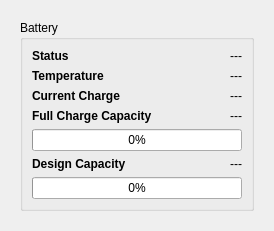
<?xml version="1.0" encoding="UTF-8"?>
<!--
battinfo.ui
This is the user interface layout for the Battery Info modal.

RCU is a management client for the reMarkable Tablet.
Copyright (C) 2020-21  Davis Remmel

This program is free software: you can redistribute it and/or modify
it under the terms of the GNU Affero General Public License as
published by the Free Software Foundation, either version 3 of the
License, or (at your option) any later version.

This program is distributed in the hope that it will be useful,
but WITHOUT ANY WARRANTY; without even the implied warranty of
MERCHANTABILITY or FITNESS FOR A PARTICULAR PURPOSE.  See the
GNU Affero General Public License for more details.

You should have received a copy of the GNU Affero General Public License
along with this program.  If not, see <https://www.gnu.org/licenses/>.
-->
<ui version="4.0">
 <class>Dialog</class>
 <widget class="QDialog" name="Dialog">
  <property name="geometry">
   <rect>
    <x>0</x>
    <y>0</y>
    <width>274</width>
    <height>227</height>
   </rect>
  </property>
  <property name="windowTitle">
   <string>Battery Information</string>
  </property>
  <layout class="QGridLayout" name="gridLayout_2">
   <item row="0" column="0">
    <widget class="QFrame" name="displaypanelframe">
     <property name="frameShape">
      <enum>QFrame::NoFrame</enum>
     </property>
     <property name="frameShadow">
      <enum>QFrame::Plain</enum>
     </property>
     <layout class="QGridLayout" name="gridLayout">
      <item row="0" column="0">
       <widget class="QGroupBox" name="groupBox">
        <property name="title">
         <string>Battery</string>
        </property>
        <layout class="QGridLayout" name="gridLayout_3">
         <property name="leftMargin">
          <number>0</number>
         </property>
         <property name="topMargin">
          <number>0</number>
         </property>
         <property name="rightMargin">
          <number>0</number>
         </property>
         <property name="bottomMargin">
          <number>0</number>
         </property>
         <item row="0" column="0">
          <layout class="QFormLayout" name="formLayout">
           <property name="leftMargin">
            <number>9</number>
           </property>
           <property name="topMargin">
            <number>9</number>
           </property>
           <property name="rightMargin">
            <number>9</number>
           </property>
           <property name="bottomMargin">
            <number>9</number>
           </property>
           <item row="2" column="0">
            <widget class="QLabel" name="label">
             <property name="font">
              <font>
               <weight>75</weight>
               <bold>true</bold>
              </font>
             </property>
             <property name="text">
              <string>Current Charge</string>
             </property>
            </widget>
           </item>
           <item row="2" column="1">
            <widget class="QLabel" name="currentcharge_label">
             <property name="text">
              <string>---</string>
             </property>
             <property name="alignment">
              <set>Qt::AlignRight|Qt::AlignTrailing|Qt::AlignVCenter</set>
             </property>
            </widget>
           </item>
           <item row="3" column="0">
            <widget class="QLabel" name="label_3">
             <property name="font">
              <font>
               <weight>75</weight>
               <bold>true</bold>
              </font>
             </property>
             <property name="text">
              <string>Full Charge Capacity</string>
             </property>
            </widget>
           </item>
           <item row="3" column="1">
            <widget class="QLabel" name="fullcharge_label">
             <property name="text">
              <string>---</string>
             </property>
             <property name="alignment">
              <set>Qt::AlignRight|Qt::AlignTrailing|Qt::AlignVCenter</set>
             </property>
            </widget>
           </item>
           <item row="4" column="0" colspan="2">
            <widget class="QProgressBar" name="charge_progressBar">
             <property name="value">
              <number>0</number>
             </property>
            </widget>
           </item>
           <item row="5" column="0">
            <widget class="QLabel" name="label_5">
             <property name="font">
              <font>
               <weight>75</weight>
               <bold>true</bold>
              </font>
             </property>
             <property name="text">
              <string>Design Capacity</string>
             </property>
            </widget>
           </item>
           <item row="5" column="1">
            <widget class="QLabel" name="designcapacity_label">
             <property name="text">
              <string>---</string>
             </property>
             <property name="alignment">
              <set>Qt::AlignRight|Qt::AlignTrailing|Qt::AlignVCenter</set>
             </property>
            </widget>
           </item>
           <item row="6" column="0" colspan="2">
            <widget class="QProgressBar" name="health_progressBar">
             <property name="value">
              <number>0</number>
             </property>
            </widget>
           </item>
           <item row="0" column="0">
            <widget class="QLabel" name="label_9">
             <property name="font">
              <font>
               <weight>75</weight>
               <bold>true</bold>
              </font>
             </property>
             <property name="text">
              <string>Status</string>
             </property>
            </widget>
           </item>
           <item row="0" column="1">
            <widget class="QLabel" name="status_label">
             <property name="text">
              <string>---</string>
             </property>
             <property name="alignment">
              <set>Qt::AlignRight|Qt::AlignTrailing|Qt::AlignVCenter</set>
             </property>
            </widget>
           </item>
           <item row="1" column="0">
            <widget class="QLabel" name="label_7">
             <property name="font">
              <font>
               <weight>75</weight>
               <bold>true</bold>
              </font>
             </property>
             <property name="text">
              <string>Temperature</string>
             </property>
            </widget>
           </item>
           <item row="1" column="1">
            <widget class="QLabel" name="temperature_label">
             <property name="text">
              <string>---</string>
             </property>
             <property name="alignment">
              <set>Qt::AlignRight|Qt::AlignTrailing|Qt::AlignVCenter</set>
             </property>
            </widget>
           </item>
          </layout>
         </item>
        </layout>
       </widget>
      </item>
     </layout>
    </widget>
   </item>
  </layout>
 </widget>
 <resources/>
 <connections/>
</ui>
